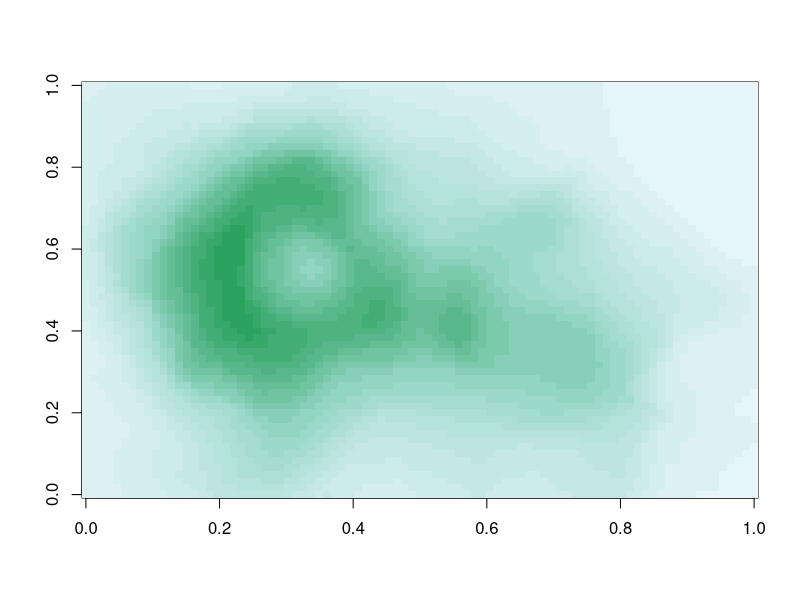

This chart was generated by the following R code:
pal <- colorRamp(c("red","blue"))
pal(0)
pal(1)
pal(0.5)

pal(seq(0,1,len=10))

pal <- colorRampPalette(c("red","yellow"))
pal(2)
pal(10)

## RColorBrewer

## Palettes available:
## sequential
## diverging
## qualitative

library(RColorBrewer)
cols <- brewer.pal(3, "BuGn")
pal <- colorRampPalette(cols)
image(volcano, col=pal(20))

